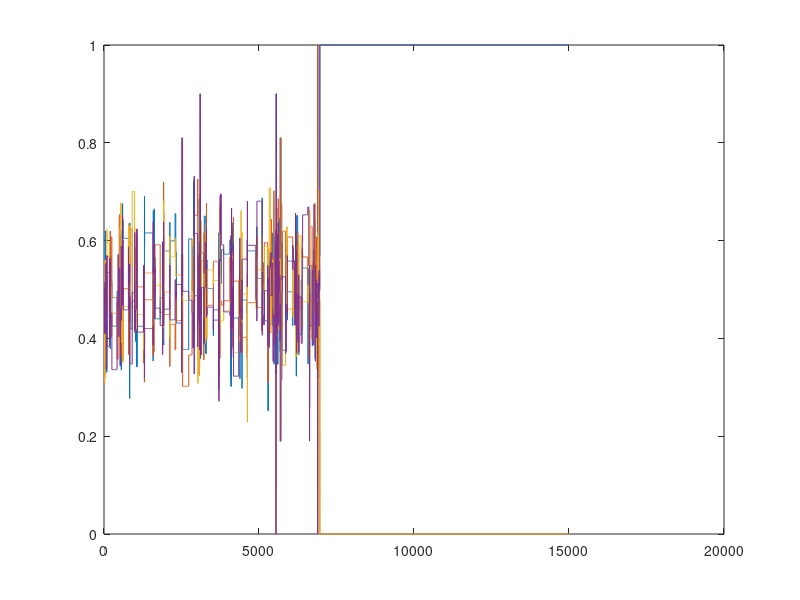

MATLAB code to generate this figure:
load('p_cell_mat_fun.mat', '-mat');

V = 8;
i = 3;
j = 4;
S = 2;
P = S;
T = 2;

i1 = 77;
i2 = 78;
i3 = 79;
i4 = 80;

i1_values = [];
i2_values = [];
i3_values = [];
i4_values = [];

for pi = 1:length(p_cell_mat)
    i1_values = [i1_values, p_cell_mat{pi}(i1,2)];
    i2_values = [i2_values, p_cell_mat{pi}(i2, 2)];
    i3_values = [i3_values, p_cell_mat{pi}(i3, 2)];
    i4_values = [i4_values, p_cell_mat{pi}(i4, 2)];
end

i1_len = length(i1_values);
i2_len = length(i2_values);
i3_len = length(i3_values);
i4_len = length(i4_values);

len = 15000

plot(1:i1_len, i1_values, 1:i2_len, i2_values, 1:i3_len, i3_values, 1:i4_len, i4_values)

i1_values_m = [i1_values, ones(1, len - i1_len)* i1_values(i1_len)] ;
i2_values_m = [i2_values, ones(1, len - i2_len)* i2_values(i2_len)] ;
i3_values_m = [i3_values, ones(1, len - i3_len)* i3_values(i3_len)] ;
i4_values_m = [i4_values, ones(1, len - i4_len)* i4_values(i4_len)] ;

plot(1:len, i1_values_m, 1:len, i2_values_m, 1:len, i3_values_m, 1:len, i4_values_m)


